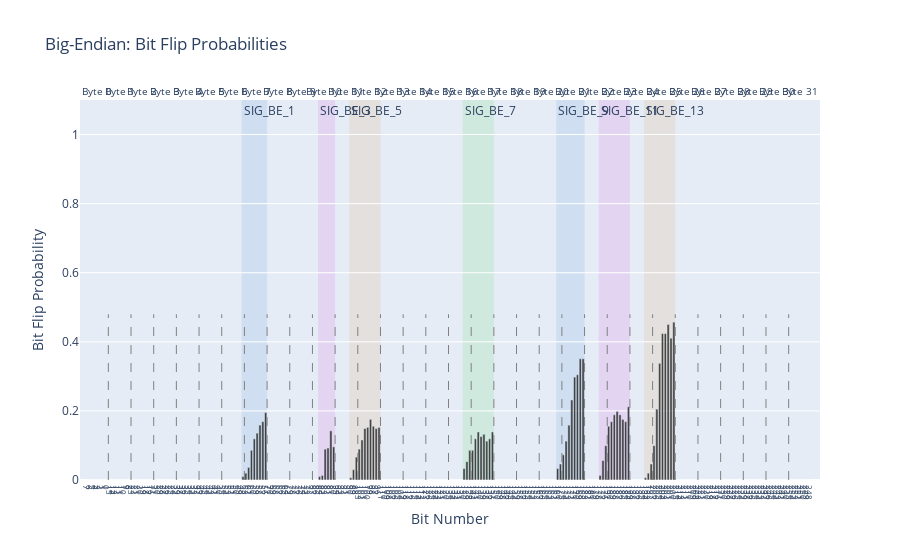

Notebook code for this chart:
### Code cell
decoder.plot_message_from_id('18DAF218',[0,24,98,80,33])

### Figure 1 — Plotly figure (JSON) as saved in the notebook; plotly's stock layout.template omitted (floating-point values rounded to 4 significant figures; data arrays with more than 128 entries replaced by an {"elided": "..."} marker saying what was removed)
{"data": [{"marker": {"color": "black"}, "name": "Bit Flip Probability", "opacity": 0.7, "type": "bar", "x": {"elided": "256 int values"}, "y": {"elided": "256 float values"}}], "layout": {"annotations": [{"font": {"size": 10}, "showarrow": false, "text": "Byte 0", "x": 3.5, "xanchor": "center", "xref": "x", "y": 1, "yanchor": "bottom", "yref": "y domain"}, {"font": {"size": 10}, "showarrow": false, "text": "Byte 1", "x": 11.5, "xanchor": "center", "xref": "x", "y": 1, "yanchor": "bottom", "yref": "y domain"}, {"font": {"size": 10}, "showarrow": false, "text": "Byte 2", "x": 19.5, "xanchor": "center", "xref": "x", "y": 1, "yanchor": "bottom", "yref": "y domain"}, {"font": {"size": 10}, "showarrow": false, "text": "Byte 3", "x": 27.5, "xanchor": "center", "xref": "x", "y": 1, "yanchor": "bottom", "yref": "y domain"}, {"font": {"size": 10}, "showarrow": false, "text": "Byte 4", "x": 35.5, "xanchor": "center", "xref": "x", "y": 1, "yanchor": "bottom", "yref": "y domain"}, {"font": {"size": 10}, "showarrow": false, "text": "Byte 5", "x": 43.5, "xanchor": "center", "xref": "x", "y": 1, "yanchor": "bottom", "yref": "y domain"}, {"font": {"size": 10}, "showarrow": false, "text": "Byte 6", "x": 51.5, "xanchor": "center", "xref": "x", "y": 1, "yanchor": "bottom", "yref": "y domain"}, {"font": {"size": 10}, "showarrow": false, "text": "Byte 7", "x": 59.5, "xanchor": "center", "xref": "x", "y": 1, "yanchor": "bottom", "yref": "y domain"}, {"font": {"size": 10}, "showarrow": false, "text": "Byte 8", "x": 67.5, "xanchor": "center", "xref": "x", "y": 1, "yanchor": "bottom", "yref": "y domain"}, {"font": {"size": 10}, "showarrow": false, "text": "Byte 9", "x": 75.5, "xanchor": "center", "xref": "x", "y": 1, "yanchor": "bottom", "yref": "y domain"}, {"font": {"size": 10}, "showarrow": false, "text": "Byte 10", "x": 83.5, "xanchor": "center", "xref": "x", "y": 1, "yanchor": "bottom", "yref": "y domain"}, {"font": {"size": 10}, "showarrow": false, "text": "Byte 11", "x": 91.5, "xanchor": "center", "xref": "x", "y": 1, "yanchor": "bottom", "yref": "y domain"}, {"font": {"size": 10}, "showarrow": false, "text": "Byte 12", "x": 99.5, "xanchor": "center", "xref": "x", "y": 1, "yanchor": "bottom", "yref": "y domain"}, {"font": {"size": 10}, "showarrow": false, "text": "Byte 13", "x": 107.5, "xanchor": "center", "xref": "x", "y": 1, "yanchor": "bottom", "yref": "y domain"}, {"font": {"size": 10}, "showarrow": false, "text": "Byte 14", "x": 115.5, "xanchor": "center", "xref": "x", "y": 1, "yanchor": "bottom", "yref": "y domain"}, {"font": {"size": 10}, "showarrow": false, "text": "Byte 15", "x": 123.5, "xanchor": "center", "xref": "x", "y": 1, "yanchor": "bottom", "yref": "y domain"}, {"font": {"size": 10}, "showarrow": false, "text": "Byte 16", "x": 131.5, "xanchor": "center", "xref": "x", "y": 1, "yanchor": "bottom", "yref": "y domain"}, {"font": {"size": 10}, "showarrow": false, "text": "Byte 17", "x": 139.5, "xanchor": "center", "xref": "x", "y": 1, "yanchor": "bottom", "yref": "y domain"}, {"font": {"size": 10}, "showarrow": false, "text": "Byte 18", "x": 147.5, "xanchor": "center", "xref": "x", "y": 1, "yanchor": "bottom", "yref": "y domain"}, {"font": {"size": 10}, "showarrow": false, "text": "Byte 19", "x": 155.5, "xanchor": "center", "xref": "x", "y": 1, "yanchor": "bottom", "yref": "y domain"}, {"font": {"size": 10}, "showarrow": false, "text": "Byte 20", "x": 163.5, "xanchor": "center", "xref": "x", "y": 1, "yanchor": "bottom", "yref": "y domain"}, {"font": {"size": 10}, "showarrow": false, "text": "Byte 21", "x": 171.5, "xanchor": "center", "xref": "x", "y": 1, "yanchor": "bottom", "yref": "y domain"}, {"font": {"size": 10}, "showarrow": false, "text": "Byte 22", "x": 179.5, "xanchor": "center", "xref": "x", "y": 1, "yanchor": "bottom", "yref": "y domain"}, {"font": {"size": 10}, "showarrow": false, "text": "Byte 23", "x": 187.5, "xanchor": "center", "xref": "x", "y": 1, "yanchor": "bottom", "yref": "y domain"}, {"font": {"size": 10}, "showarrow": false, "text": "Byte 24", "x": 195.5, "xanchor": "center", "xref": "x", "y": 1, "yanchor": "bottom", "yref": "y domain"}, {"font": {"size": 10}, "showarrow": false, "text": "Byte 25", "x": 203.5, "xanchor": "center", "xref": "x", "y": 1, "yanchor": "bottom", "yref": "y domain"}, {"font": {"size": 10}, "showarrow": false, "text": "Byte 26", "x": 211.5, "xanchor": "center", "xref": "x", "y": 1, "yanchor": "bottom", "yref": "y domain"}, {"font": {"size": 10}, "showarrow": false, "text": "Byte 27", "x": 219.5, "xanchor": "center", "xref": "x", "y": 1, "yanchor": "bottom", "yref": "y domain"}, {"font": {"size": 10}, "showarrow": false, "text": "Byte 28", "x": 227.5, "xanchor": "center", "xref": "x", "y": 1, "yanchor": "bottom", "yref": "y domain"}, {"font": {"size": 10}, "showarrow": false, "text": "Byte 29", "x": 235.5, "xanchor": "center", "xref": "x", "y": 1, "yanchor": "bottom", "yref": "y domain"}, {"font": {"size": 10}, "showarrow": false, "text": "Byte 30", "x": 243.5, "xanchor": "center", "xref": "x", "y": 1, "yanchor": "bottom", "yref": "y domain"}, {"font": {"size": 10}, "showarrow": false, "text": "Byte 31", "x": 251.5, "xanchor": "center", "xref": "x", "y": 1, "yanchor": "bottom", "yref": "y domain"}, {"showarrow": false, "text": "SIG_BE_1", "x": 54.5, "xanchor": "left", "xref": "x", "y": 1, "yanchor": "top", "yref": "y domain"}, {"showarrow": false, "text": "SIG_BE_3", "x": 81.5, "xanchor": "left", "xref": "x", "y": 1, "yanchor": "top", "yref": "y domain"}, {"showarrow": false, "text": "SIG_BE_5", "x": 92.5, "xanchor": "left", "xref": "x", "y": 1, "yanchor": "top", "yref": "y domain"}, {"showarrow": false, "text": "SIG_BE_7", "x": 132.5, "xanchor": "left", "xref": "x", "y": 1, "yanchor": "top", "yref": "y domain"}, {"showarrow": false, "text": "SIG_BE_9", "x": 165.5, "xanchor": "left", "xref": "x", "y": 1, "yanchor": "top", "yref": "y domain"}, {"showarrow": false, "text": "SIG_BE_11", "x": 180.5, "xanchor": "left", "xref": "x", "y": 1, "yanchor": "top", "yref": "y domain"}, {"showarrow": false, "text": "SIG_BE_13", "x": 196.5, "xanchor": "left", "xref": "x", "y": 1, "yanchor": "top", "yref": "y domain"}], "legend": {"font": {"size": 8}, "orientation": "h", "x": 0.5, "xanchor": "center", "y": -0.2}, "shapes": [{"line": {"color": "gray", "dash": "dash", "width": 1}, "type": "line", "x0": 7.5, "x1": 7.5, "y0": 0, "y1": 0.4798}, {"line": {"color": "gray", "dash": "dash", "width": 1}, "type": "line", "x0": 15.5, "x1": 15.5, "y0": 0, "y1": 0.4798}, {"line": {"color": "gray", "dash": "dash", "width": 1}, "type": "line", "x0": 23.5, "x1": 23.5, "y0": 0, "y1": 0.4798}, {"line": {"color": "gray", "dash": "dash", "width": 1}, "type": "line", "x0": 31.5, "x1": 31.5, "y0": 0, "y1": 0.4798}, {"line": {"color": "gray", "dash": "dash", "width": 1}, "type": "line", "x0": 39.5, "x1": 39.5, "y0": 0, "y1": 0.4798}, {"line": {"color": "gray", "dash": "dash", "width": 1}, "type": "line", "x0": 47.5, "x1": 47.5, "y0": 0, "y1": 0.4798}, {"line": {"color": "gray", "dash": "dash", "width": 1}, "type": "line", "x0": 55.5, "x1": 55.5, "y0": 0, "y1": 0.4798}, {"line": {"color": "gray", "dash": "dash", "width": 1}, "type": "line", "x0": 63.5, "x1": 63.5, "y0": 0, "y1": 0.4798}, {"line": {"color": "gray", "dash": "dash", "width": 1}, "type": "line", "x0": 71.5, "x1": 71.5, "y0": 0, "y1": 0.4798}, {"line": {"color": "gray", "dash": "dash", "width": 1}, "type": "line", "x0": 79.5, "x1": 79.5, "y0": 0, "y1": 0.4798}, {"line": {"color": "gray", "dash": "dash", "width": 1}, "type": "line", "x0": 87.5, "x1": 87.5, "y0": 0, "y1": 0.4798}, {"line": {"color": "gray", "dash": "dash", "width": 1}, "type": "line", "x0": 95.5, "x1": 95.5, "y0": 0, "y1": 0.4798}, {"line": {"color": "gray", "dash": "dash", "width": 1}, "type": "line", "x0": 103.5, "x1": 103.5, "y0": 0, "y1": 0.4798}, {"line": {"color": "gray", "dash": "dash", "width": 1}, "type": "line", "x0": 111.5, "x1": 111.5, "y0": 0, "y1": 0.4798}, {"line": {"color": "gray", "dash": "dash", "width": 1}, "type": "line", "x0": 119.5, "x1": 119.5, "y0": 0, "y1": 0.4798}, {"line": {"color": "gray", "dash": "dash", "width": 1}, "type": "line", "x0": 127.5, "x1": 127.5, "y0": 0, "y1": 0.4798}, {"line": {"color": "gray", "dash": "dash", "width": 1}, "type": "line", "x0": 135.5, "x1": 135.5, "y0": 0, "y1": 0.4798}, {"line": {"color": "gray", "dash": "dash", "width": 1}, "type": "line", "x0": 143.5, "x1": 143.5, "y0": 0, "y1": 0.4798}, {"line": {"color": "gray", "dash": "dash", "width": 1}, "type": "line", "x0": 151.5, "x1": 151.5, "y0": 0, "y1": 0.4798}, {"line": {"color": "gray", "dash": "dash", "width": 1}, "type": "line", "x0": 159.5, "x1": 159.5, "y0": 0, "y1": 0.4798}, {"line": {"color": "gray", "dash": "dash", "width": 1}, "type": "line", "x0": 167.5, "x1": 167.5, "y0": 0, "y1": 0.4798}, {"line": {"color": "gray", "dash": "dash", "width": 1}, "type": "line", "x0": 175.5, "x1": 175.5, "y0": 0, "y1": 0.4798}, {"line": {"color": "gray", "dash": "dash", "width": 1}, "type": "line", "x0": 183.5, "x1": 183.5, "y0": 0, "y1": 0.4798}, {"line": {"color": "gray", "dash": "dash", "width": 1}, "type": "line", "x0": 191.5, "x1": 191.5, "y0": 0, "y1": 0.4798}, {"line": {"color": "gray", "dash": "dash", "width": 1}, "type": "line", "x0": 199.5, "x1": 199.5, "y0": 0, "y1": 0.4798}, {"line": {"color": "gray", "dash": "dash", "width": 1}, "type": "line", "x0": 207.5, "x1": 207.5, "y0": 0, "y1": 0.4798}, {"line": {"color": "gray", "dash": "dash", "width": 1}, "type": "line", "x0": 215.5, "x1": 215.5, "y0": 0, "y1": 0.4798}, {"line": {"color": "gray", "dash": "dash", "width": 1}, "type": "line", "x0": 223.5, "x1": 223.5, "y0": 0, "y1": 0.4798}, {"line": {"color": "gray", "dash": "dash", "width": 1}, "type": "line", "x0": 231.5, "x1": 231.5, "y0": 0, "y1": 0.4798}, {"line": {"color": "gray", "dash": "dash", "width": 1}, "type": "line", "x0": 239.5, "x1": 239.5, "y0": 0, "y1": 0.4798}, {"line": {"color": "gray", "dash": "dash", "width": 1}, "type": "line", "x0": 247.5, "x1": 247.5, "y0": 0, "y1": 0.4798}, {"line": {"color": "black", "width": 1}, "opacity": 0, "type": "rect", "x0": -0.5, "x1": 7.5, "xref": "x", "y0": 0, "y1": 1, "yref": "y domain"}, {"line": {"color": "black", "width": 1}, "opacity": 0, "type": "rect", "x0": 7.5, "x1": 15.5, "xref": "x", "y0": 0, "y1": 1, "yref": "y domain"}, {"line": {"color": "black", "width": 1}, "opacity": 0, "type": "rect", "x0": 15.5, "x1": 23.5, "xref": "x", "y0": 0, "y1": 1, "yref": "y domain"}, {"line": {"color": "black", "width": 1}, "opacity": 0, "type": "rect", "x0": 23.5, "x1": 31.5, "xref": "x", "y0": 0, "y1": 1, "yref": "y domain"}, {"line": {"color": "black", "width": 1}, "opacity": 0, "type": "rect", "x0": 31.5, "x1": 39.5, "xref": "x", "y0": 0, "y1": 1, "yref": "y domain"}, {"line": {"color": "black", "width": 1}, "opacity": 0, "type": "rect", "x0": 39.5, "x1": 47.5, "xref": "x", "y0": 0, "y1": 1, "yref": "y domain"}, {"line": {"color": "black", "width": 1}, "opacity": 0, "type": "rect", "x0": 47.5, "x1": 55.5, "xref": "x", "y0": 0, "y1": 1, "yref": "y domain"}, {"line": {"color": "black", "width": 1}, "opacity": 0, "type": "rect", "x0": 55.5, "x1": 63.5, "xref": "x", "y0": 0, "y1": 1, "yref": "y domain"}, {"line": {"color": "black", "width": 1}, "opacity": 0, "type": "rect", "x0": 63.5, "x1": 71.5, "xref": "x", "y0": 0, "y1": 1, "yref": "y domain"}, {"line": {"color": "black", "width": 1}, "opacity": 0, "type": "rect", "x0": 71.5, "x1": 79.5, "xref": "x", "y0": 0, "y1": 1, "yref": "y domain"}, {"line": {"color": "black", "width": 1}, "opacity": 0, "type": "rect", "x0": 79.5, "x1": 87.5, "xref": "x", "y0": 0, "y1": 1, "yref": "y domain"}, {"line": {"color": "black", "width": 1}, "opacity": 0, "type": "rect", "x0": 87.5, "x1": 95.5, "xref": "x", "y0": 0, "y1": 1, "yref": "y domain"}, {"line": {"color": "black", "width": 1}, "opacity": 0, "type": "rect", "x0": 95.5, "x1": 103.5, "xref": "x", "y0": 0, "y1": 1, "yref": "y domain"}, {"line": {"color": "black", "width": 1}, "opacity": 0, "type": "rect", "x0": 103.5, "x1": 111.5, "xref": "x", "y0": 0, "y1": 1, "yref": "y domain"}, {"line": {"color": "black", "width": 1}, "opacity": 0, "type": "rect", "x0": 111.5, "x1": 119.5, "xref": "x", "y0": 0, "y1": 1, "yref": "y domain"}, {"line": {"color": "black", "width": 1}, "opacity": 0, "type": "rect", "x0": 119.5, "x1": 127.5, "xref": "x", "y0": 0, "y1": 1, "yref": "y domain"}, {"line": {"color": "black", "width": 1}, "opacity": 0, "type": "rect", "x0": 127.5, "x1": 135.5, "xref": "x", "y0": 0, "y1": 1, "yref": "y domain"}, {"line": {"color": "black", "width": 1}, "opacity": 0, "type": "rect", "x0": 135.5, "x1": 143.5, "xref": "x", "y0": 0, "y1": 1, "yref": "y domain"}, {"line": {"color": "black", "width": 1}, "opacity": 0, "type": "rect", "x0": 143.5, "x1": 151.5, "xref": "x", "y0": 0, "y1": 1, "yref": "y domain"}, {"line": {"color": "black", "width": 1}, "opacity": 0, "type": "rect", "x0": 151.5, "x1": 159.5, "xref": "x", "y0": 0, "y1": 1, "yref": "y domain"}, {"line": {"color": "black", "width": 1}, "opacity": 0, "type": "rect", "x0": 159.5, "x1": 167.5, "xref": "x", "y0": 0, "y1": 1, "yref": "y domain"}, {"line": {"color": "black", "width": 1}, "opacity": 0, "type": "rect", "x0": 167.5, "x1": 175.5, "xref": "x", "y0": 0, "y1": 1, "yref": "y domain"}, {"line": {"color": "black", "width": 1}, "opacity": 0, "type": "rect", "x0": 175.5, "x1": 183.5, "xref": "x", "y0": 0, "y1": 1, "yref": "y domain"}, {"line": {"color": "black", "width": 1}, "opacity": 0, "type": "rect", "x0": 183.5, "x1": 191.5, "xref": "x", "y0": 0, "y1": 1, "yref": "y domain"}, {"line": {"color": "black", "width": 1}, "opacity": 0, "type": "rect", "x0": 191.5, "x1": 199.5, "xref": "x", "y0": 0, "y1": 1, "yref": "y domain"}, {"line": {"color": "black", "width": 1}, "opacity": 0, "type": "rect", "x0": 199.5, "x1": 207.5, "xref": "x", "y0": 0, "y1": 1, "yref": "y domain"}, {"line": {"color": "black", "width": 1}, "opacity": 0, "type": "rect", "x0": 207.5, "x1": 215.5, "xref": "x", "y0": 0, "y1": 1, "yref": "y domain"}, {"line": {"color": "black", "width": 1}, "opacity": 0, "type": "rect", "x0": 215.5, "x1": 223.5, "xref": "x", "y0": 0, "y1": 1, "yref": "y domain"}, {"line": {"color": "black", "width": 1}, "opacity": 0, "type": "rect", "x0": 223.5, "x1": 231.5, "xref": "x", "y0": 0, "y1": 1, "yref": "y domain"}, {"line": {"color": "black", "width": 1}, "opacity": 0, "type": "rect", "x0": 231.5, "x1": 239.5, "xref": "x", "y0": 0, "y1": 1, "yref": "y domain"}, {"line": {"color": "black", "width": 1}, "opacity": 0, "type": "rect", "x0": 239.5, "x1": 247.5, "xref": "x", "y0": 0, "y1": 1, "yref": "y domain"}, {"line": {"color": "black", "width": 1}, "opacity": 0, "type": "rect", "x0": 247.5, "x1": 255.5, "xref": "x", "y0": 0, "y1": 1, "yref": "y domain"}, {"fillcolor": "#79A8DD", "layer": "below", "line": {"width": 0}, "opacity": 0.2, "type": "rect", "x0": 54.5, "x1": 63.5, "xref": "x", "y0": 0, "y1": 1, "yref": "y domain"}, {"fillcolor": "#DD79DA", "layer": "below", "line": {"width": 0}, "opacity": 0.2, "type": "rect", "x0": 81.5, "x1": 87.5, "xref": "x", "y0": 0, "y1": 1, "yref": "y domain"}, {"fillcolor": "#DDAE79", "layer": "below", "line": {"width": 0}, "opacity": 0.2, "type": "rect", "x0": 92.5, "x1": 103.5, "xref": "x", "y0": 0, "y1": 1, "yref": "y domain"}, {"fillcolor": "#79DD7C", "layer": "below", "line": {"width": 0}, "opacity": 0.2, "type": "rect", "x0": 132.5, "x1": 143.5, "xref": "x", "y0": 0, "y1": 1, "yref": "y domain"}, {"fillcolor": "#79A8DD", "layer": "below", "line": {"width": 0}, "opacity": 0.2, "type": "rect", "x0": 165.5, "x1": 175.5, "xref": "x", "y0": 0, "y1": 1, "yref": "y domain"}, {"fillcolor": "#DD79DA", "layer": "below", "line": {"width": 0}, "opacity": 0.2, "type": "rect", "x0": 180.5, "x1": 191.5, "xref": "x", "y0": 0, "y1": 1, "yref": "y domain"}, {"fillcolor": "#DDAE79", "layer": "below", "line": {"width": 0}, "opacity": 0.2, "type": "rect", "x0": 196.5, "x1": 207.5, "xref": "x", "y0": 0, "y1": 1, "yref": "y domain"}], "title": {"text": "Big-Endian: Bit Flip Probabilities"}, "xaxis": {"tickfont": {"size": 8}, "tickmode": "array", "ticktext": {"elided": "256 int values"}, "tickvals": {"elided": "256 int values"}, "title": {"text": "Bit Number"}}, "yaxis": {"range": [0, 1.1], "title": {"text": "Bit Flip Probability"}}}}
